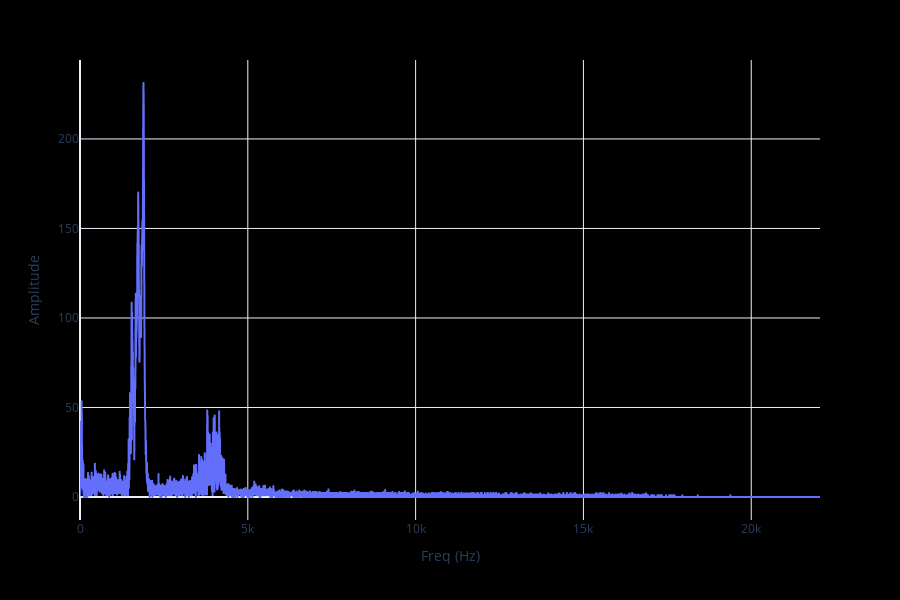

The code cell stored with this chart in its notebook:
### Markdown cell above
We then take the magnitude of our complex values and plot the results.

### Code cell
aud_fft_abs = np.abs(aud_fft_c)

# Plot FFT
px.line(
    to_freq_dataframe(aud_fft_abs, fs),
    x='freq', y='amplitude',
    labels = dict(amplitude='Amplitude', freq='Freq (Hz)'),
    template='light_plot'
)

### Figure 1 — Plotly figure (JSON) as saved in the notebook; plotly's stock layout.template omitted (floating-point values rounded to 4 significant figures; data arrays with more than 128 entries replaced by an {"elided": "..."} marker saying what was removed)
{"data": [{"hoverlabel": {"namelength": 0}, "hovertemplate": "Freq (Hz)=%{x}<br>Amplitude=%{y}", "legendgroup": "", "line": {"color": "#636efa", "dash": "solid"}, "mode": "lines", "name": "", "showlegend": false, "type": "scattergl", "x": {"elided": "8192 float values"}, "xaxis": "x", "y": {"elided": "8192 float values"}, "yaxis": "y"}], "layout": {"grid": {"xaxes": ["x"], "xgap": 0.1, "xside": "bottom", "yaxes": ["y"], "ygap": 0.1, "yside": "left"}, "height": 600, "legend": {"tracegroupgap": 0}, "margin": {"t": 60}, "xaxis": {"title": {"text": "Freq (Hz)"}}, "yaxis": {"title": {"text": "Amplitude"}}}}
